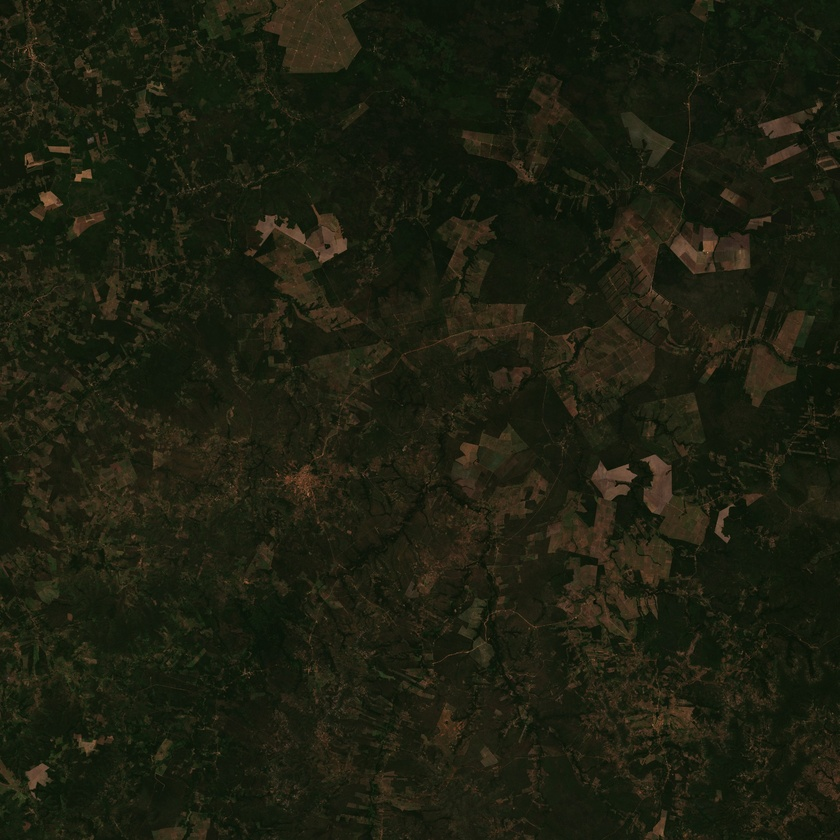
#> input picture SENTINEL_2/2016_true_color.jpg, 840 x 840 px, shrunk from 2500 x 2500 before the run; its folder holds only this picture in this run
$ python tree_identify.py
#> lines starting #> are read from the running program, lines starting #| are printed output that depends on the picture; after the words box and inside, x2 and y2 are one past the last pixel; in counts of white or black regions, pixels touching at a corner belong together
import cv2
import numpy as np
import matplotlib.pyplot as plt
import os

def process_forest_detection(input_folder, output_folder):
    # Ensure output folder exists
#> called with input_folder = 'SENTINEL_2', output_folder = 'SENTINEL_2_processed'
    if not os.path.exists(output_folder):
        os.makedirs(output_folder)

    # Define green color range for forests
    lower_green = np.array([25, 40, 20])  # Lower bound of green
    upper_green = np.array([100, 255, 255])  # Upper bound of green

    # Process each image in the input folder
    for filename in os.listdir(input_folder):
        if filename.endswith(('.png', '.jpg', '.jpeg')):
            image_path = os.path.join(input_folder, filename)
            image = cv2.imread(image_path)
#> image is the input picture: shape (840, 840, 3); mean B, G, R 16.2, 30.9, 28.6

            if image is None:
                print(f"Error: Could not load {filename}. Skipping...")
                continue

            # Convert to HSV color space
            hsv = cv2.cvtColor(image, cv2.COLOR_BGR2HSV)
#> hsv: shape (840, 840, 3); mean H, S, V 36.9, 131.6, 32.7

            # Create a mask for green areas
            mask = cv2.inRange(hsv, lower_green, upper_green)
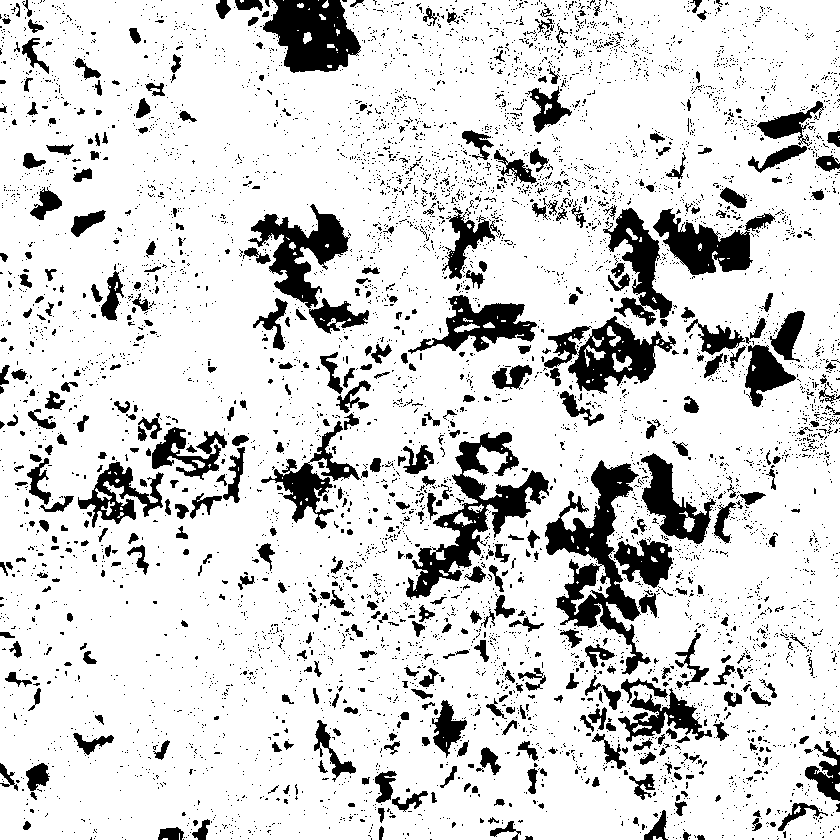
#> mask: shape (840, 840); 83.8% white; 6576 black regions (6067 under 20 px), largest, box (x1, y1, x2, y2) and area: (545, 460, 651, 675) 7181, (406, 432, 549, 600) 6330, (263, 0, 361, 73) 4797

            # Apply the mask to the image
            result = cv2.bitwise_and(image, image, mask=mask)
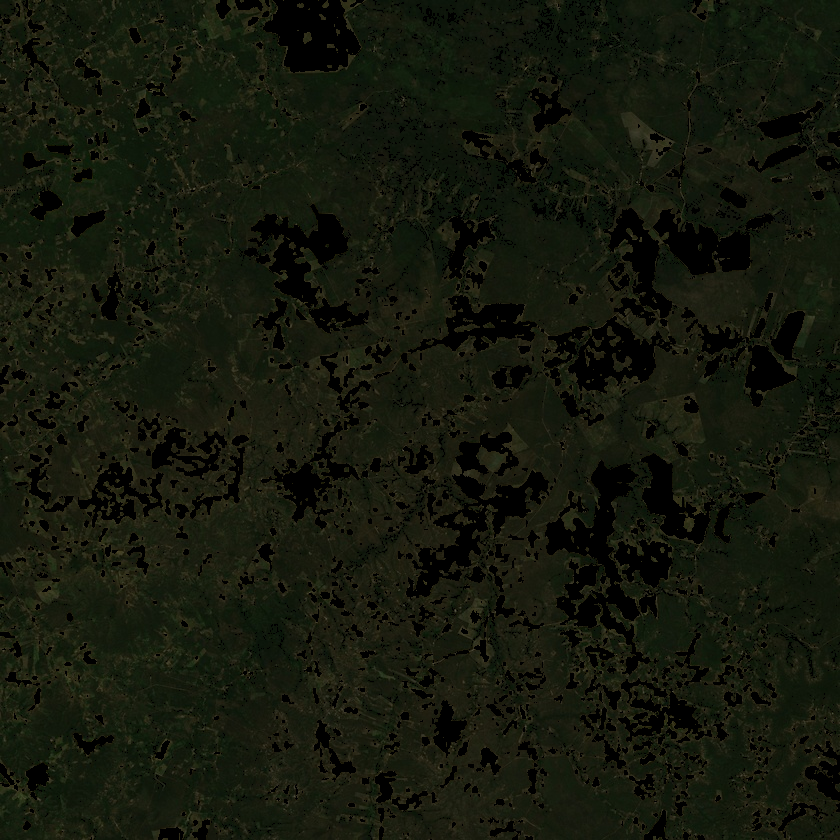
#> result: shape (840, 840, 3); mean B, G, R 12.2, 24.2, 20.5

            # Save the output image
            output_path = os.path.join(output_folder, filename)
            cv2.imwrite(output_path, result)
            print(f"Processed: {filename} -> {output_path}")

            # Display results
            plt.figure(figsize=(10, 5))
            plt.subplot(1, 2, 1)
            plt.title("Original Image")
            plt.imshow(cv2.cvtColor(image, cv2.COLOR_BGR2RGB))

            plt.subplot(1, 2, 2)
            plt.title("Detected Forest Areas")
            plt.imshow(cv2.cvtColor(result, cv2.COLOR_BGR2RGB))
            plt.show()
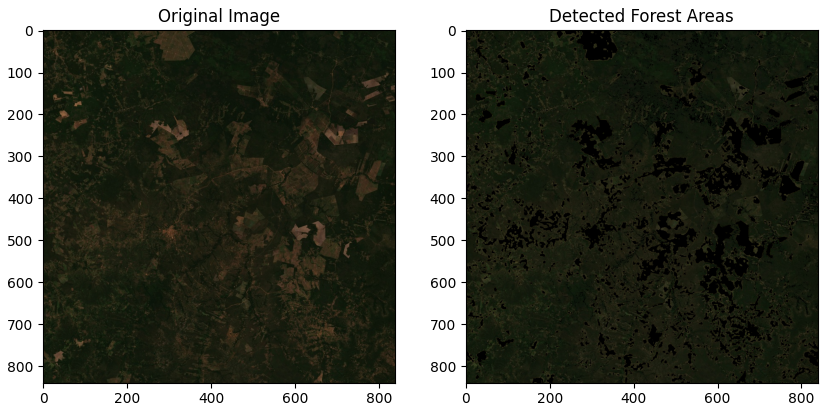
#> figure drawn by matplotlib, 2 panels

# Example usage
input_folder = "SENTINEL_2"
output_folder = "SENTINEL_2_processed"
process_forest_detection(input_folder, output_folder)

$ run again, on SENTINEL_2/2020_true_color.jpg
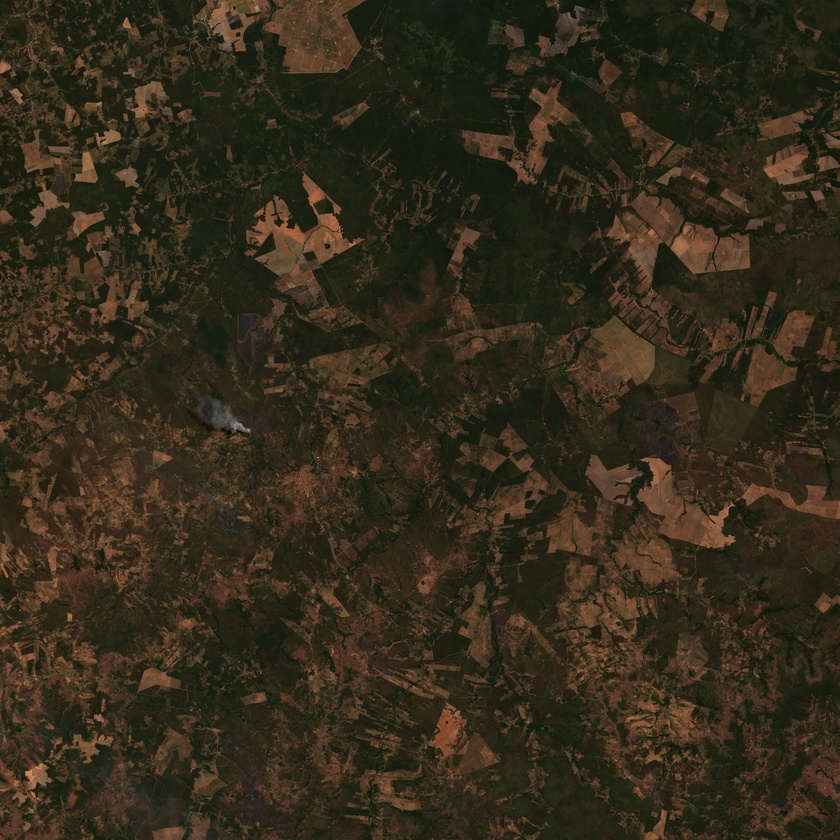
#> input picture SENTINEL_2/2020_true_color.jpg, 840 x 840 px, shrunk from 2500 x 2500 before the run
#> in process_forest_detection, image is the input picture: shape (840, 840, 3); mean B, G, R 27, 43.3, 51.5
#> hsv: shape (840, 840, 3); mean H, S, V 24.4, 123.7, 52.6
#> in process_forest_detection, `mask = cv2.inRange(hsv, lower_green, upper_green)`:
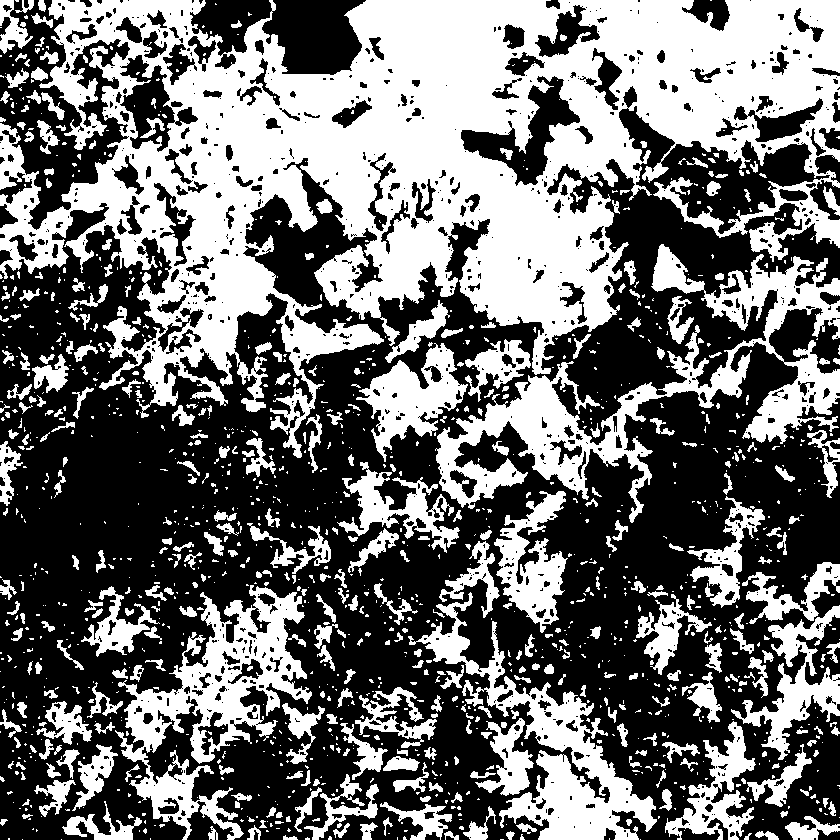
#> mask: shape (840, 840); 43.6% white; 1355 white regions (960 under 20 px), largest, box (x1, y1, x2, y2) and area: (0, 0, 840, 458) 167956, (435, 244, 840, 523) 25017, (115, 585, 312, 840) 16323
#> in process_forest_detection, `plt.show()`:
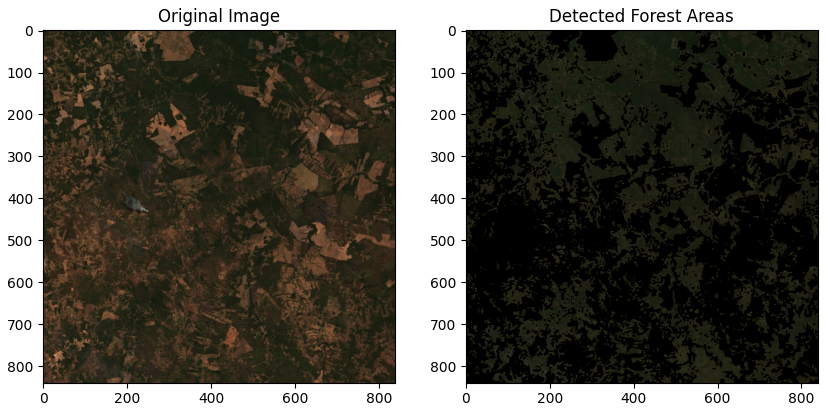
#> figure drawn by matplotlib, 2 panels

$ run again, on SENTINEL_2/2021_true_color.jpg
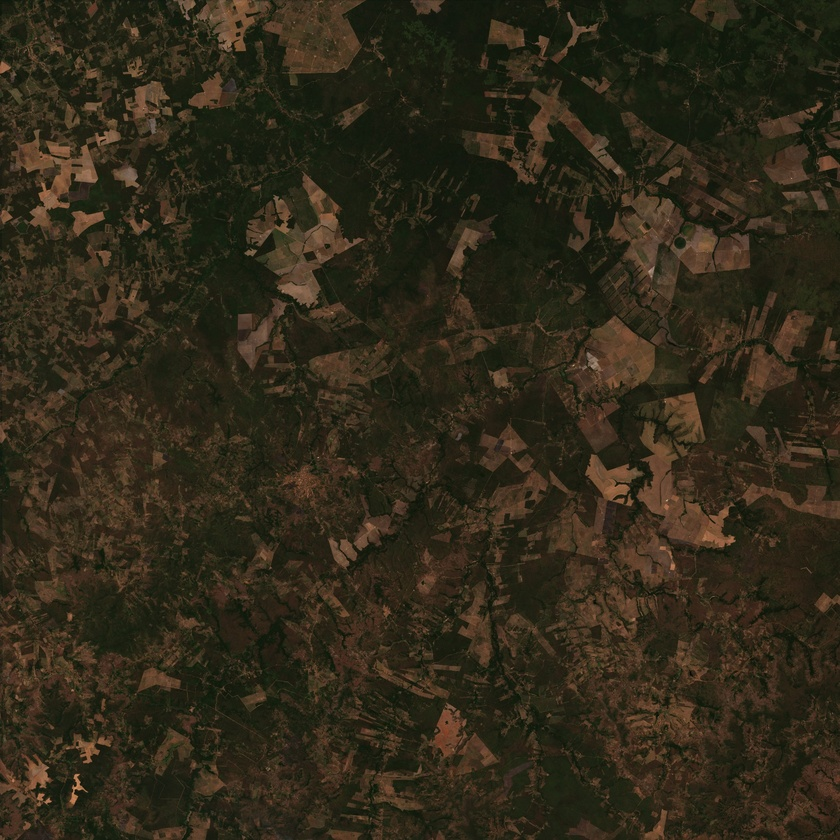
#> input picture SENTINEL_2/2021_true_color.jpg, 840 x 840 px, shrunk from 2500 x 2500 before the run
#> in process_forest_detection, image is the input picture: shape (840, 840, 3); mean B, G, R 25.4, 41.2, 47.8
#> hsv: shape (840, 840, 3); mean H, S, V 25.3, 124, 49.1
#> in process_forest_detection, `mask = cv2.inRange(hsv, lower_green, upper_green)`:
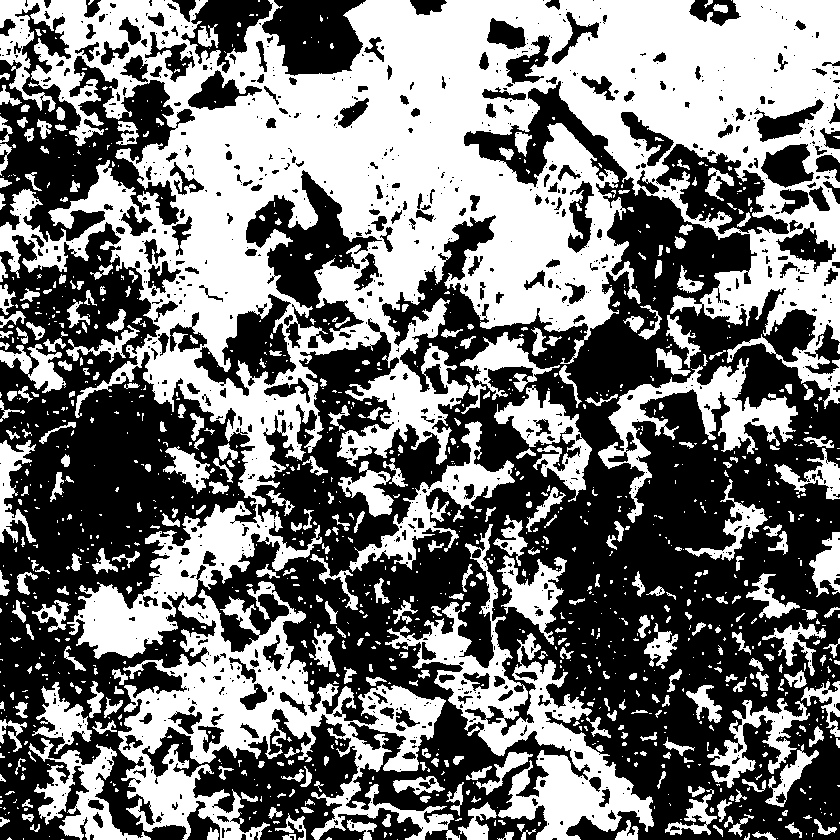
#> mask: shape (840, 840); 46.8% white; 1232 white regions (851 under 20 px), largest, box (x1, y1, x2, y2) and area: (0, 0, 840, 659) 203326, (118, 581, 460, 840) 29057, (385, 524, 654, 840) 17771
#> in process_forest_detection, `plt.show()`:
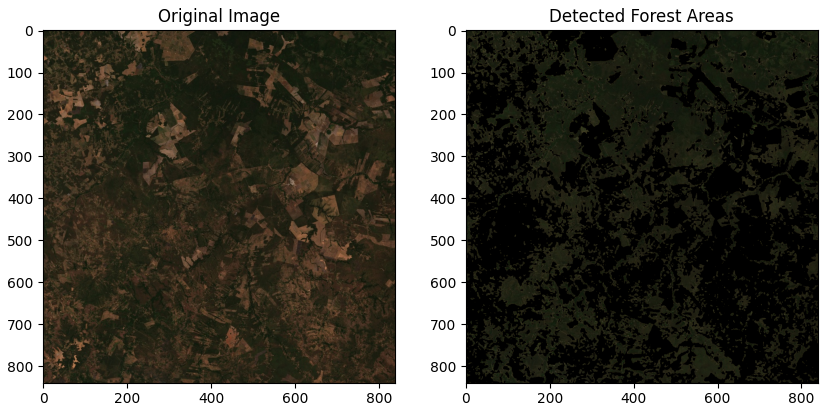
#> figure drawn by matplotlib, 2 panels

$ run again, on SENTINEL_2/2017_true_color.jpg
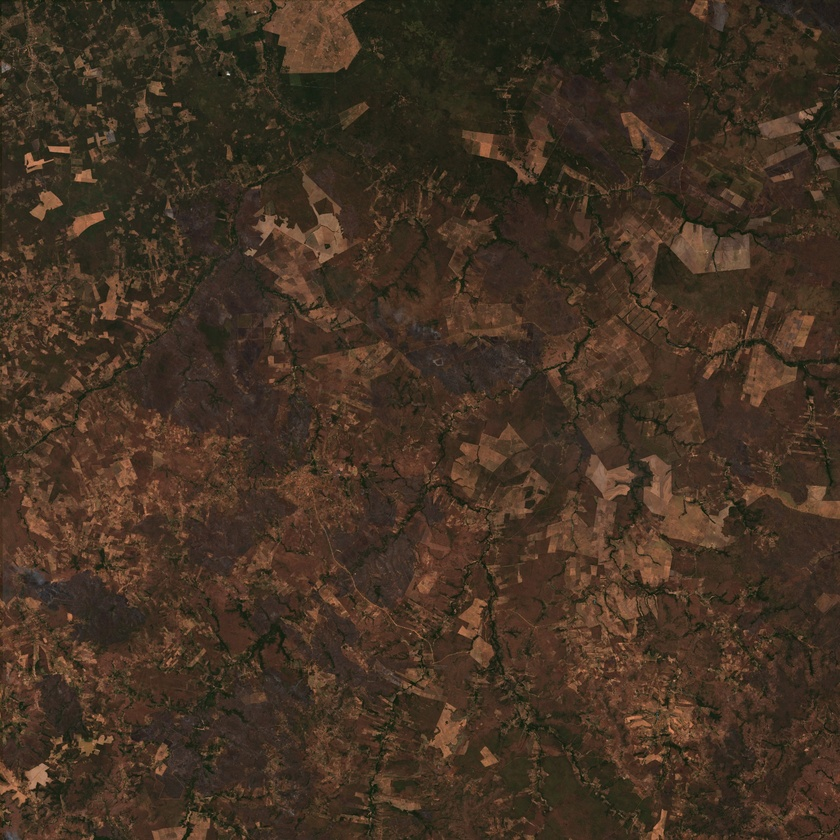
#> input picture SENTINEL_2/2017_true_color.jpg, 840 x 840 px, shrunk from 2500 x 2500 before the run
#> in process_forest_detection, image is the input picture: shape (840, 840, 3); mean B, G, R 35.6, 50.2, 67
#> hsv: shape (840, 840, 3); mean H, S, V 15.9, 117.6, 67.1
#> in process_forest_detection, `mask = cv2.inRange(hsv, lower_green, upper_green)`:
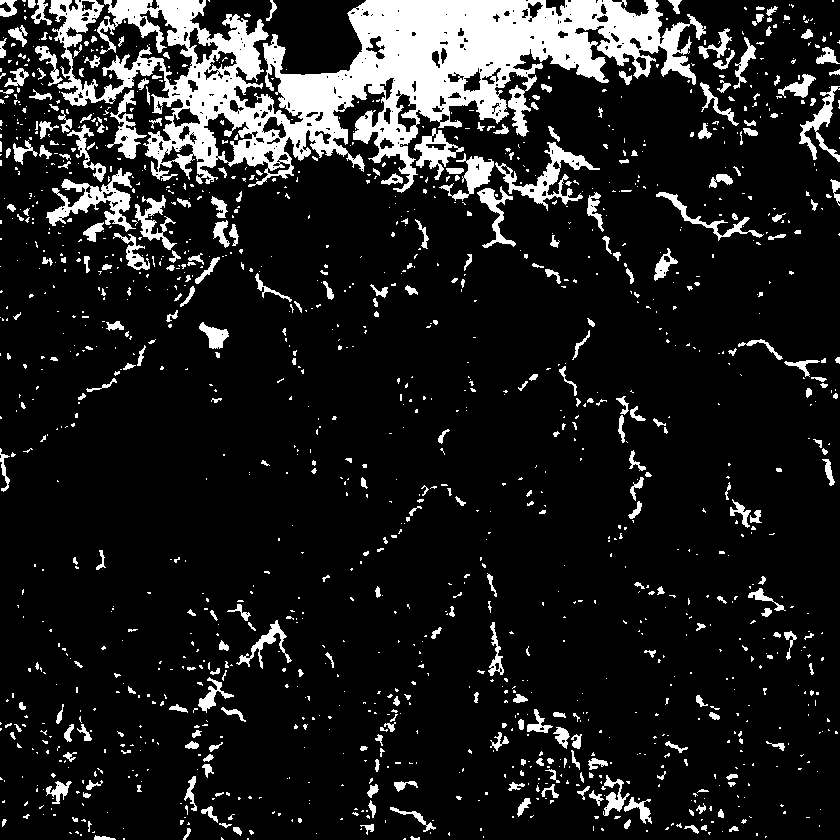
#> mask: shape (840, 840); 12.6% white; 1404 white regions (1071 under 20 px), largest, box (x1, y1, x2, y2) and area: (49, 0, 706, 193) 49463, (46, 168, 136, 232) 1919, (495, 142, 600, 211) 1736
#> in process_forest_detection, `plt.show()`:
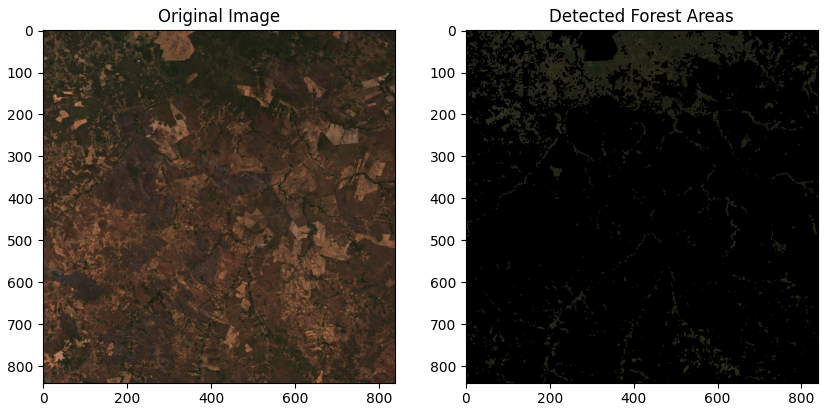
#> figure drawn by matplotlib, 2 panels
